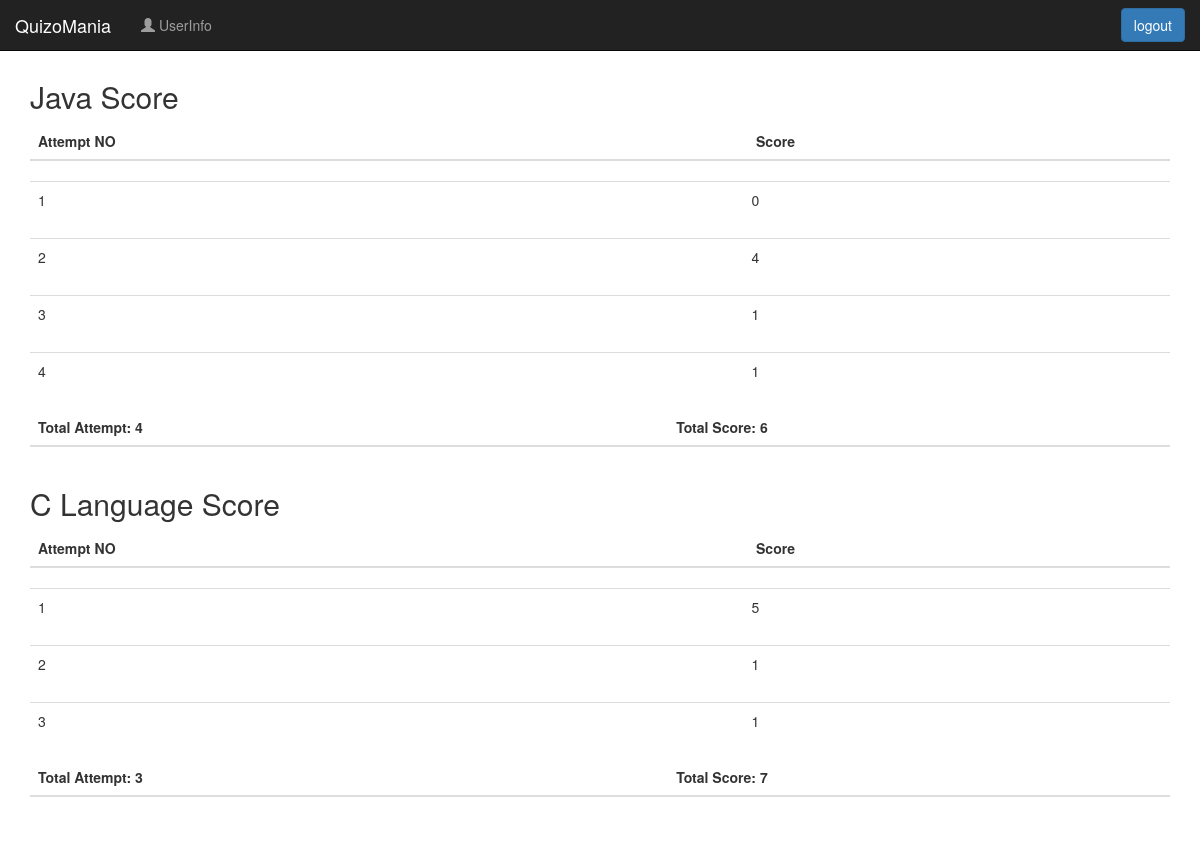
The page /score.php (signed in) on the database its author committed.
### tables this page shows
CREATE TABLE `score` (
  `s_id` int(11) NOT NULL,
  `score` int(128) NOT NULL,
  `attempt` int(128) NOT NULL,
  `id` int(11) NOT NULL,
  `c_id` int(11) NOT NULL
);

### score.php (the view, shortened to what this page needs)
<?php
include 'header.php';
?>
<?php
include 'dbh.php';
$sql = "SELECT attempt,score,c_id FROM score where id='$_SESSION[id]' AND c_id=1";
$result = mysqli_query($conn, $sql);
$score = 0;
$java = array();
$attempt = 1;
?>
<?php
echo "<div class='container'>
            <h2>Java Score</h2>
            <table class='table'>
                <thead>
                <tr>
                    <th>Attempt NO</th>
                    <th>Score</th>
                </tr>
                </thead>
            ";
while ($row = mysqli_fetch_array($result)){
    $score += $row['score'];
    array_push($java,$row['attempt']);
    echo"<div class='container'>
            <table class='table'>
                <tbody>
                <tr>
                    <td>{$attempt}</td>
                    <td></td>
                    <td>{$row['score']}</td>
                </tr>
                </tbody>
            ";
    $attempt += 1;
}
$totaljava = count($java);
echo "<div class='container'>
            <table class='table'>
                <thead>
                    <th>Total Attempt: {$totaljava}</th>
                    <th></th>
                    <th>Total Score: {$score}</th>
                </thead>
                </table>
            </div>
            ";
$sql = "SELECT attempt,score,c_id FROM score where id='$_SESSION[id]' AND c_id=2";
$result = mysqli_query($conn, $sql);
$score2 = 0;
$css = array();
$attempt2 = 1;
echo "<div class='container'>
            <h2>C Language Score</h2>
            <table class='table'>
                <thead>
                <tr>
                    <th>Attempt NO</th>
                    <th>Score</th>
                </tr>
                </thead>
            ";
while ($row = mysqli_fetch_array($result)){
    $score2 += $row['score'];
    array_push($css,$row['attempt']);
    echo"<div class='container'>
            <table class='table'>
                <tbody>
                <tr>
                    <td>{$attempt2}</td>
                    <td></td>
                    <td>{$row['score']}</td>
                </tr>
                </tbody>
            ";
    $attempt2 += 1;
}
$totalcss = count($css);
echo "<div class='container'>
            <table class='table'>
                <thead>
                    <th>Total Attempt: {$totalcss}</th>
                    <th></th>
                    <th>Total Score: {$score2}</th>
                </thead>
                </table>
            </div>
            ";
?>
<br>
            <br>
            <br>
            <br>

### rows shown on the page
score: score "0"
score: score "4"
score: score "1"
score: score "1"
score: score "5"
score: score "1"
score: score "1"

### other values the page prints
$totaljava "4"
$score "6"
$totalcss "3"
$score2 "7"
